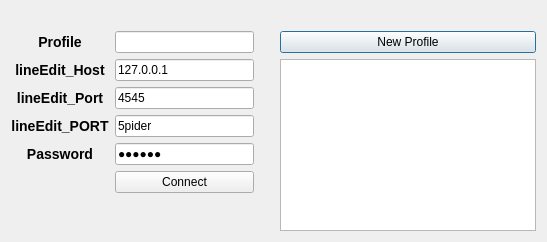
<?xml version="1.0" encoding="UTF-8"?>
<ui version="4.0">
 <class>Connect</class>
 <widget class="QDialog" name="Connect">
  <property name="geometry">
   <rect>
    <x>0</x>
    <y>0</y>
    <width>547</width>
    <height>242</height>
   </rect>
  </property>
  <property name="windowTitle">
   <string>AboutDialog</string>
  </property>
  <layout class="QGridLayout" name="gridLayout">
   <item row="2" column="1">
    <widget class="QLineEdit" name="lineEdit_Host">
     <property name="text">
      <string>127.0.0.1</string>
     </property>
    </widget>
   </item>
   <item row="0" column="1">
    <spacer name="horizontalSpacer_2">
     <property name="orientation">
      <enum>Qt::Horizontal</enum>
     </property>
     <property name="sizeHint" stdset="0">
      <size>
       <width>40</width>
       <height>20</height>
      </size>
     </property>
    </spacer>
   </item>
   <item row="4" column="0">
    <widget class="QLabel" name="label_Port">
     <property name="text">
      <string>&lt;html&gt;&lt;head/&gt;&lt;body&gt;&lt;h3 style=&quot; margin-top:14px; margin-bottom:12px; margin-left:0px; margin-right:0px; -qt-block-indent:0; text-indent:0px;&quot;&gt;&lt;span style=&quot; font-size:large; font-weight:600;&quot;&gt;lineEdit_PORT&lt;/span&gt;&lt;/h3&gt;&lt;/body&gt;&lt;/html&gt;</string>
     </property>
     <property name="textFormat">
      <enum>Qt::RichText</enum>
     </property>
     <property name="scaledContents">
      <bool>false</bool>
     </property>
     <property name="alignment">
      <set>Qt::AlignCenter</set>
     </property>
     <property name="wordWrap">
      <bool>false</bool>
     </property>
     <property name="openExternalLinks">
      <bool>false</bool>
     </property>
     <property name="textInteractionFlags">
      <set>Qt::LinksAccessibleByMouse</set>
     </property>
    </widget>
   </item>
   <item row="1" column="3">
    <widget class="QPushButton" name="pushButton_Connect">
     <property name="text">
      <string>New Profile</string>
     </property>
    </widget>
   </item>
   <item row="4" column="1">
    <widget class="QLineEdit" name="lineEdit_PORT">
     <property name="text">
      <string>5pider</string>
     </property>
     <property name="echoMode">
      <enum>QLineEdit::Normal</enum>
     </property>
    </widget>
   </item>
   <item row="3" column="1">
    <widget class="QLineEdit" name="lineEdit_Port">
     <property name="text">
      <string>4545</string>
     </property>
     <property name="echoMode">
      <enum>QLineEdit::Normal</enum>
     </property>
    </widget>
   </item>
   <item row="2" column="0">
    <widget class="QLabel" name="label_Name">
     <property name="text">
      <string>&lt;html&gt;&lt;head/&gt;&lt;body&gt;&lt;h3 style=&quot; margin-top:14px; margin-bottom:12px; margin-left:0px; margin-right:0px; -qt-block-indent:0; text-indent:0px;&quot;&gt;&lt;span style=&quot; font-size:large; font-weight:600;&quot;&gt;lineEdit_Host&lt;/span&gt;&lt;/h3&gt;&lt;/body&gt;&lt;/html&gt;</string>
     </property>
     <property name="textFormat">
      <enum>Qt::RichText</enum>
     </property>
     <property name="scaledContents">
      <bool>false</bool>
     </property>
     <property name="alignment">
      <set>Qt::AlignCenter</set>
     </property>
     <property name="wordWrap">
      <bool>false</bool>
     </property>
     <property name="openExternalLinks">
      <bool>false</bool>
     </property>
     <property name="textInteractionFlags">
      <set>Qt::LinksAccessibleByMouse</set>
     </property>
    </widget>
   </item>
   <item row="6" column="1">
    <widget class="QPushButton" name="pushButton_New_Profile">
     <property name="text">
      <string>Connect</string>
     </property>
    </widget>
   </item>
   <item row="3" column="2" rowspan="2">
    <spacer name="verticalSpacer">
     <property name="orientation">
      <enum>Qt::Vertical</enum>
     </property>
     <property name="sizeHint" stdset="0">
      <size>
       <width>20</width>
       <height>40</height>
      </size>
     </property>
    </spacer>
   </item>
   <item row="5" column="0">
    <widget class="QLabel" name="label_User">
     <property name="text">
      <string>&lt;html&gt;&lt;head/&gt;&lt;body&gt;&lt;h3 style=&quot; margin-top:14px; margin-bottom:12px; margin-left:0px; margin-right:0px; -qt-block-indent:0; text-indent:0px;&quot;&gt;&lt;span style=&quot; font-size:large; font-weight:600;&quot;&gt;Password&lt;/span&gt;&lt;/h3&gt;&lt;/body&gt;&lt;/html&gt;</string>
     </property>
     <property name="textFormat">
      <enum>Qt::RichText</enum>
     </property>
     <property name="scaledContents">
      <bool>false</bool>
     </property>
     <property name="alignment">
      <set>Qt::AlignCenter</set>
     </property>
     <property name="wordWrap">
      <bool>false</bool>
     </property>
     <property name="openExternalLinks">
      <bool>false</bool>
     </property>
     <property name="textInteractionFlags">
      <set>Qt::LinksAccessibleByMouse</set>
     </property>
    </widget>
   </item>
   <item row="1" column="0">
    <widget class="QLabel" name="label_Password">
     <property name="text">
      <string>&lt;html&gt;&lt;head/&gt;&lt;body&gt;&lt;h3 style=&quot; margin-top:14px; margin-bottom:12px; margin-left:0px; margin-right:0px; -qt-block-indent:0; text-indent:0px;&quot;&gt;&lt;span style=&quot; font-size:large; font-weight:600;&quot;&gt;Profile&lt;/span&gt;&lt;/h3&gt;&lt;/body&gt;&lt;/html&gt;</string>
     </property>
     <property name="textFormat">
      <enum>Qt::RichText</enum>
     </property>
     <property name="scaledContents">
      <bool>false</bool>
     </property>
     <property name="alignment">
      <set>Qt::AlignCenter</set>
     </property>
     <property name="wordWrap">
      <bool>false</bool>
     </property>
     <property name="openExternalLinks">
      <bool>false</bool>
     </property>
     <property name="textInteractionFlags">
      <set>Qt::LinksAccessibleByMouse</set>
     </property>
    </widget>
   </item>
   <item row="3" column="0">
    <widget class="QLabel" name="label_Host">
     <property name="text">
      <string>&lt;html&gt;&lt;head/&gt;&lt;body&gt;&lt;h3 style=&quot; margin-top:14px; margin-bottom:12px; margin-left:0px; margin-right:0px; -qt-block-indent:0; text-indent:0px;&quot;&gt;&lt;span style=&quot; font-size:large; font-weight:600;&quot;&gt;lineEdit_Port&lt;/span&gt;&lt;/h3&gt;&lt;/body&gt;&lt;/html&gt;</string>
     </property>
     <property name="textFormat">
      <enum>Qt::RichText</enum>
     </property>
     <property name="scaledContents">
      <bool>false</bool>
     </property>
     <property name="alignment">
      <set>Qt::AlignCenter</set>
     </property>
     <property name="wordWrap">
      <bool>false</bool>
     </property>
     <property name="openExternalLinks">
      <bool>false</bool>
     </property>
     <property name="textInteractionFlags">
      <set>Qt::LinksAccessibleByMouse</set>
     </property>
    </widget>
   </item>
   <item row="5" column="1">
    <widget class="QLineEdit" name="Password">
     <property name="text">
      <string>spider</string>
     </property>
     <property name="echoMode">
      <enum>QLineEdit::Password</enum>
     </property>
    </widget>
   </item>
   <item row="1" column="1">
    <widget class="QLineEdit" name="Profile"/>
   </item>
   <item row="7" column="1">
    <spacer name="horizontalSpacer">
     <property name="orientation">
      <enum>Qt::Horizontal</enum>
     </property>
     <property name="sizeHint" stdset="0">
      <size>
       <width>40</width>
       <height>20</height>
      </size>
     </property>
    </spacer>
   </item>
   <item row="2" column="3" rowspan="6">
    <widget class="QTableView" name="tableView"/>
   </item>
  </layout>
 </widget>
 <resources/>
 <connections/>
</ui>
